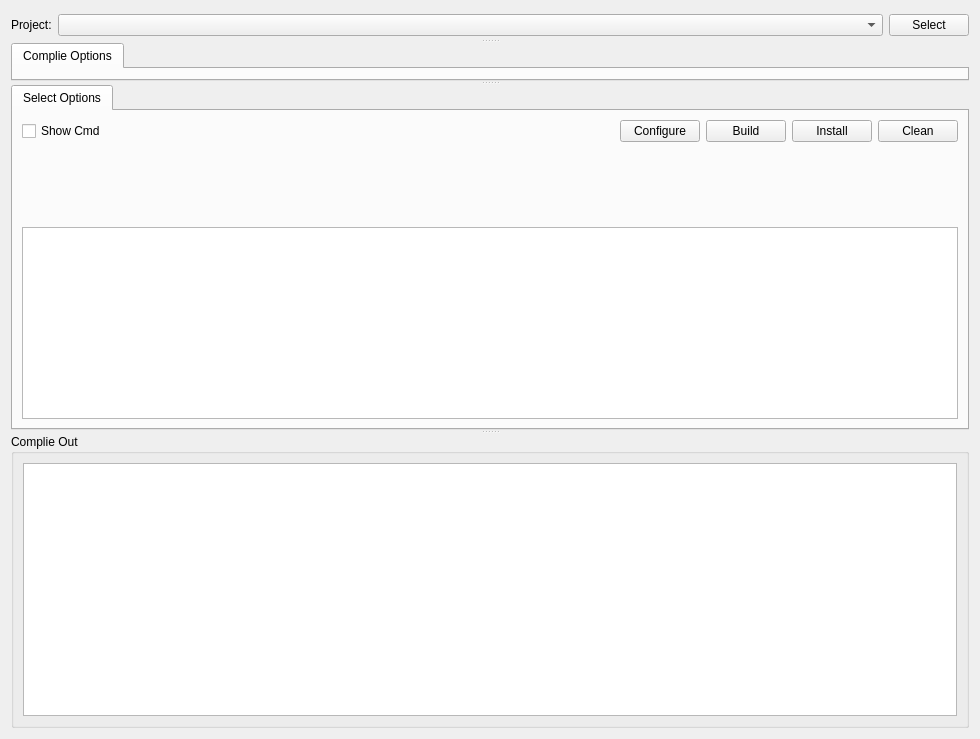
<?xml version="1.0" encoding="UTF-8"?>
<ui version="4.0">
 <class>ConfigureBuildTool</class>
 <widget class="QWidget" name="ConfigureBuildTool">
  <property name="geometry">
   <rect>
    <x>0</x>
    <y>0</y>
    <width>980</width>
    <height>739</height>
   </rect>
  </property>
  <property name="windowTitle">
   <string>Form</string>
  </property>
  <layout class="QVBoxLayout" name="verticalLayout_4">
   <item>
    <widget class="QSplitter" name="splitter">
     <property name="orientation">
      <enum>Qt::Vertical</enum>
     </property>
     <widget class="QWidget" name="layoutWidget">
      <layout class="QHBoxLayout" name="horizontalLayout" stretch="0,1,0">
       <item>
        <widget class="QLabel" name="label">
         <property name="text">
          <string>Project:</string>
         </property>
        </widget>
       </item>
       <item>
        <widget class="QComboBox" name="local_projects_combx">
         <property name="enabled">
          <bool>true</bool>
         </property>
         <property name="editable">
          <bool>false</bool>
         </property>
        </widget>
       </item>
       <item>
        <widget class="QPushButton" name="select_local_path_btn">
         <property name="text">
          <string>Select</string>
         </property>
        </widget>
       </item>
      </layout>
     </widget>
     <widget class="QTabWidget" name="tabWidget">
      <property name="currentIndex">
       <number>0</number>
      </property>
      <widget class="QWidget" name="tab">
       <attribute name="title">
        <string>Complie Options</string>
       </attribute>
       <layout class="QVBoxLayout" name="verticalLayout_2">
        <property name="leftMargin">
         <number>0</number>
        </property>
        <property name="topMargin">
         <number>0</number>
        </property>
        <property name="rightMargin">
         <number>0</number>
        </property>
        <property name="bottomMargin">
         <number>0</number>
        </property>
        <item>
         <widget class="TabConfigWg" name="configure_complie_options_tb" native="true"/>
        </item>
       </layout>
      </widget>
     </widget>
     <widget class="QTabWidget" name="tabWidget_2">
      <property name="currentIndex">
       <number>0</number>
      </property>
      <widget class="QWidget" name="tab_4">
       <attribute name="title">
        <string>Select Options</string>
       </attribute>
       <layout class="QVBoxLayout" name="verticalLayout">
        <item>
         <layout class="QHBoxLayout" name="horizontalLayout_2">
          <item>
           <widget class="QCheckBox" name="show_cmd_cbx">
            <property name="text">
             <string>Show Cmd</string>
            </property>
           </widget>
          </item>
          <item>
           <spacer name="horizontalSpacer">
            <property name="orientation">
             <enum>Qt::Horizontal</enum>
            </property>
            <property name="sizeHint" stdset="0">
             <size>
              <width>40</width>
              <height>20</height>
             </size>
            </property>
           </spacer>
          </item>
          <item>
           <widget class="QPushButton" name="configure_btn">
            <property name="text">
             <string>Configure</string>
            </property>
           </widget>
          </item>
          <item>
           <widget class="QPushButton" name="build_btn">
            <property name="text">
             <string>Build</string>
            </property>
           </widget>
          </item>
          <item>
           <widget class="QPushButton" name="install_btn">
            <property name="text">
             <string>Install</string>
            </property>
           </widget>
          </item>
          <item>
           <widget class="QPushButton" name="clean_btn">
            <property name="text">
             <string>Clean</string>
            </property>
           </widget>
          </item>
         </layout>
        </item>
        <item>
         <widget class="InfoWidgets" name="select_option_tb" native="true">
          <property name="sizePolicy">
           <sizepolicy hsizetype="Preferred" vsizetype="Preferred">
            <horstretch>0</horstretch>
            <verstretch>0</verstretch>
           </sizepolicy>
          </property>
         </widget>
        </item>
        <item>
         <widget class="ZTextEditor" name="cmd_ple">
          <property name="enabled">
           <bool>true</bool>
          </property>
          <property name="sizePolicy">
           <sizepolicy hsizetype="Preferred" vsizetype="Preferred">
            <horstretch>0</horstretch>
            <verstretch>0</verstretch>
           </sizepolicy>
          </property>
         </widget>
        </item>
       </layout>
      </widget>
     </widget>
     <widget class="QGroupBox" name="groupBox">
      <property name="sizePolicy">
       <sizepolicy hsizetype="Preferred" vsizetype="Expanding">
        <horstretch>0</horstretch>
        <verstretch>0</verstretch>
       </sizepolicy>
      </property>
      <property name="title">
       <string>Complie Out</string>
      </property>
      <layout class="QVBoxLayout" name="verticalLayout_3">
       <item>
        <widget class="ZTextEditor" name="complie_output_ple"/>
       </item>
      </layout>
     </widget>
    </widget>
   </item>
  </layout>
 </widget>
 <customwidgets>
  <customwidget>
   <class>ZTextEditor</class>
   <extends>QPlainTextEdit</extends>
   <header>common/ztexteditor.h</header>
  </customwidget>
  <customwidget>
   <class>InfoWidgets</class>
   <extends>QWidget</extends>
   <header>widgets/infotablewg.h</header>
   <container>1</container>
  </customwidget>
  <customwidget>
   <class>TabConfigWg</class>
   <extends>QWidget</extends>
   <header>widgets/tabconfigwg.h</header>
   <container>1</container>
  </customwidget>
 </customwidgets>
 <resources/>
 <connections/>
</ui>
